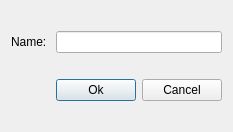
<?xml version="1.0" encoding="UTF-8"?>
<ui version="4.0">
 <class>Dialog</class>
 <widget class="QDialog" name="Dialog">
  <property name="geometry">
   <rect>
    <x>0</x>
    <y>0</y>
    <width>233</width>
    <height>132</height>
   </rect>
  </property>
  <property name="windowTitle">
   <string>Dialog</string>
  </property>
  <layout class="QVBoxLayout" name="verticalLayout">
   <item>
    <layout class="QHBoxLayout" name="horizontalLayout">
     <item>
      <widget class="QLabel" name="label">
       <property name="text">
        <string>Name: </string>
       </property>
       <property name="buddy">
        <cstring>lineEdit</cstring>
       </property>
      </widget>
     </item>
     <item>
      <widget class="QLineEdit" name="lineEdit"/>
     </item>
    </layout>
   </item>
   <item>
    <layout class="QHBoxLayout" name="horizontalLayout_2">
     <item>
      <spacer name="horizontalSpacer">
       <property name="orientation">
        <enum>Qt::Horizontal</enum>
       </property>
       <property name="sizeHint" stdset="0">
        <size>
         <width>40</width>
         <height>20</height>
        </size>
       </property>
      </spacer>
     </item>
     <item>
      <widget class="QPushButton" name="pushButton">
       <property name="text">
        <string>Ok</string>
       </property>
      </widget>
     </item>
     <item>
      <widget class="QPushButton" name="pushButton_2">
       <property name="text">
        <string>Cancel</string>
       </property>
      </widget>
     </item>
    </layout>
   </item>
  </layout>
 </widget>
 <layoutdefault spacing="6" margin="11"/>
 <tabstops>
  <tabstop>pushButton_2</tabstop>
  <tabstop>pushButton</tabstop>
  <tabstop>lineEdit</tabstop>
 </tabstops>
 <resources/>
 <connections>
  <connection>
   <sender>pushButton_2</sender>
   <signal>clicked()</signal>
   <receiver>Dialog</receiver>
   <slot>close()</slot>
   <hints>
    <hint type="sourcelabel">
     <x>181</x>
     <y>95</y>
    </hint>
    <hint type="destinationlabel">
     <x>193</x>
     <y>120</y>
    </hint>
   </hints>
  </connection>
  <connection>
   <sender>pushButton</sender>
   <signal>clicked()</signal>
   <receiver>Dialog</receiver>
   <slot>accept()</slot>
   <hints>
    <hint type="sourcelabel">
     <x>101</x>
     <y>98</y>
    </hint>
    <hint type="destinationlabel">
     <x>112</x>
     <y>119</y>
    </hint>
   </hints>
  </connection>
 </connections>
</ui>
